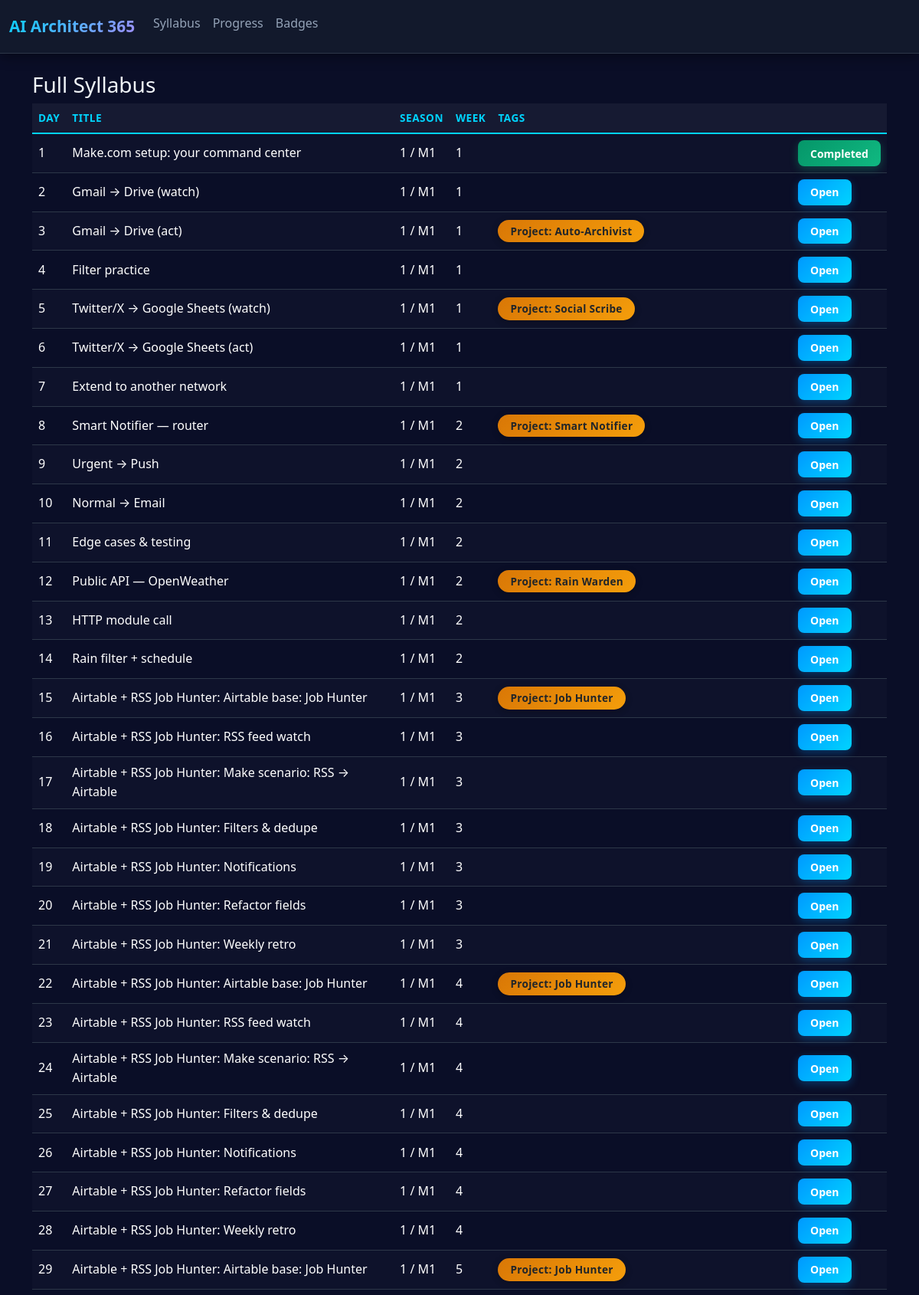
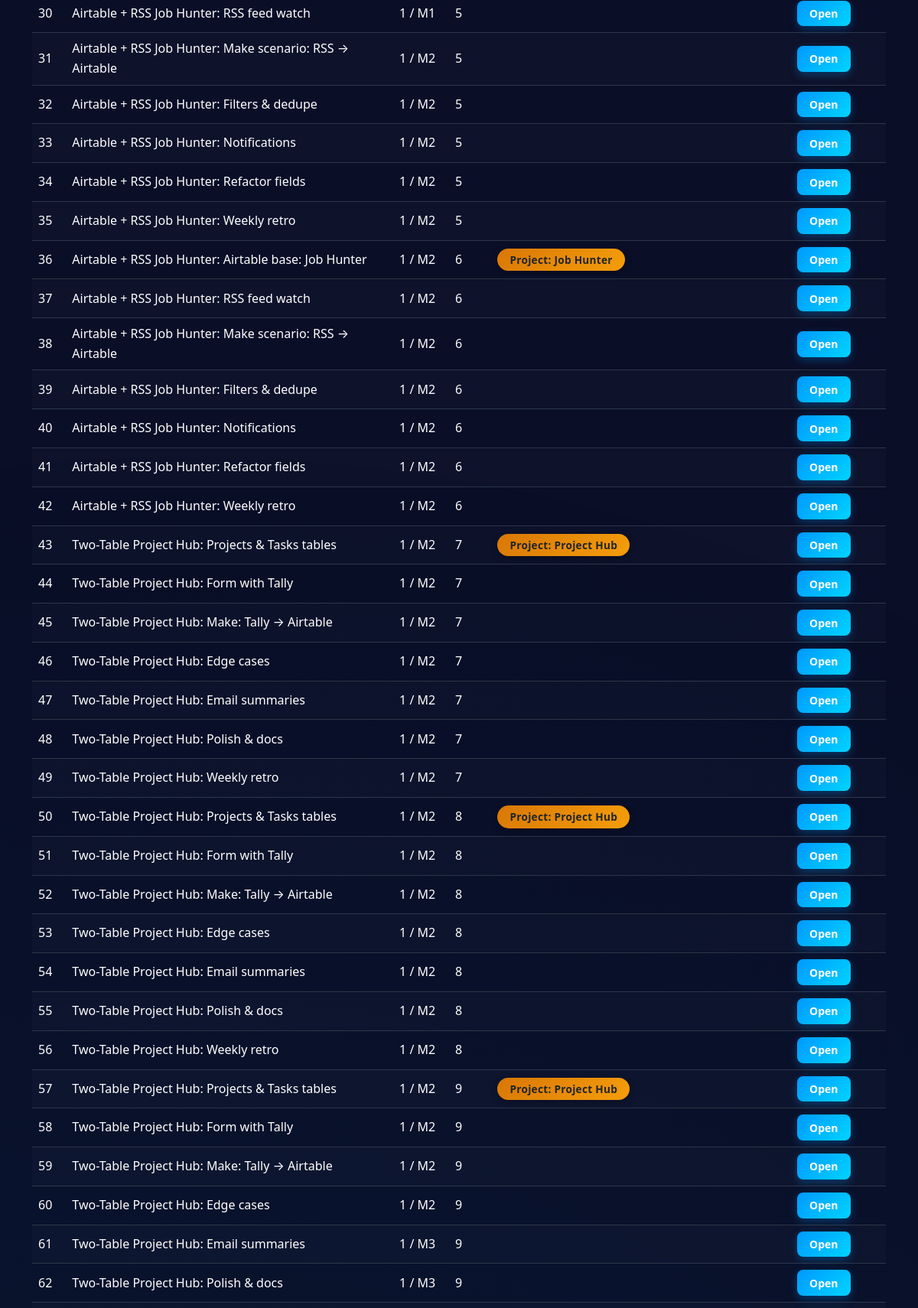
The page /syllabus (upper part) on the database its author committed (2 pictures, top to bottom).
### app.py (models this page shows)
class Progress(db.Model):
    id = db.Column(db.Integer, primary_key=True)
    day_number = db.Column(db.Integer, unique=True, nullable=False)
    done = db.Column(db.Boolean, default=False)
    notes = db.Column(db.Text, default="")
    warmup_done = db.Column(db.Boolean, default=False)
    completed_at = db.Column(db.DateTime, nullable=True)

### app.py (the view)
@app.route('/syllabus')
def syllabus():
    syllabus = load_syllabus()
    progress_map = get_progress_map()
    return render_template('syllabus.html', days=syllabus, progress=progress_map)

### app.py (called while the page is built)
def load_syllabus():
    with open(os.path.join('data', 'syllabus.json')) as f:
        return json.load(f)["days"]

def get_progress_map():
    items = Progress.query.all()
    return {p.day_number: p for p in items}

### templates/syllabus.html (shortened to what this page needs)
{% extends "base.html" %}
{% block content %}
<h3>Full Syllabus</h3>
<table class="table table-dark table-striped align-middle">
  <thead><tr><th>Day</th><th>Title</th><th>Season</th><th>Week</th><th>Tags</th><th></th></tr></thead>
  <tbody>
  {% for d in days %}
    {% set p = progress.get(d.day_number) %}
    <tr>
      <td>{{ d.day_number }}</td>
      <td>{{ d.title }}</td>
      <td>{{ d.season }} / M{{ d.month_in_season }}</td>
      <td>{{ d.week }}</td>
      <td>
        {% if d.project %}<span class="badge bg-warning text-dark">{{ d.project }}</span>{% endif %}
      </td>
      <td>
        <a class="btn btn-sm {% if p and p.done %}btn-success{% else %}btn-primary{% endif %}" href="{{ url_for('day', day_number=d.day_number) }}">
          {% if p and p.done %}Completed{% else %}Open{% endif %}
        </a>
      </td>
    </tr>
  {% endfor %}
  </tbody>
</table>
{% endblock %}

### static/style.css (style rules this page uses)
:root { --bg-primary: #0a0e27; --bg-secondary: #141b2d; --bg-card: linear-gradient(135deg, #1a1f3a 0%, #161b33 100%); --bg-card-hover: linear-gradient(135deg, #1f2545 0%, #1a1f3a 100%); --accent-primary: #00d4ff; --accent-secondary: #0099ff; --accent-tertiary: #00ffaa; --accent-gold: #ffd700; --accent-purple: #a78bfa; --success: #10b981; --warning: #f59e0b; --info: #3b82f6; --danger: #ef4444; --text-primary: #f0f4f8; --text-secondary: #94a3b8; --text-muted: #64748b; --border-color: #2d3748; --shadow-sm: 0 2px 8px rgba(0, 0, 0, 0.3); --shadow-md: 0 4px 16px rgba(0, 0, 0, 0.4); --shadow-lg: 0 8px 32px rgba(0, 0, 0, 0.5); --shadow-glow: 0 0 20px rgba(0, 212, 255, 0.3); }
body { background: var(--bg-primary); color: var(--text-primary); font-family: 'Segoe UI', system-ui, -apple-system, sans-serif; line-height: 1.6; min-height: 100vh; }
body::before { content: ''; position: fixed; top: 0; left: 0; right: 0; bottom: 0; background: radial-gradient(circle at 20% 50%, rgba(0, 212, 255, 0.05) 0%, transparent 50%), radial-gradient(circle at 80% 80%, rgba(167, 139, 250, 0.05) 0%, transparent 50%); pointer-events: none; z-index: -1; }
a { color: var(--accent-primary); text-decoration: none; transition: color 0.3s ease; }
.btn { border-radius: 8px; font-weight: 600; padding: 0.625rem 1.5rem; transition: all 0.3s ease; border: none; position: relative; overflow: hidden; }
.btn-primary { background: linear-gradient(135deg, var(--accent-secondary), var(--accent-primary)); color: white; box-shadow: 0 4px 12px rgba(0, 153, 255, 0.3); }
.btn-success { background: linear-gradient(135deg, #059669, var(--success)); color: white; box-shadow: 0 4px 12px rgba(16, 185, 129, 0.3); }
.btn-sm { padding: 0.4rem 1rem; font-size: 0.875rem; }
.badge { padding: 0.5rem 1rem; border-radius: 20px; font-weight: 600; font-size: 0.85rem; letter-spacing: 0.3px; box-shadow: var(--shadow-sm); }
.bg-warning { background: linear-gradient(135deg, #d97706, var(--warning)) !important; }
.table-dark { --bs-table-bg: transparent; --bs-table-striped-bg: rgba(255, 255, 255, 0.02); --bs-table-hover-bg: rgba(0, 212, 255, 0.05); color: var(--text-primary); }
.table-dark thead th { background: rgba(255, 255, 255, 0.05); color: var(--accent-primary); font-weight: 700; text-transform: uppercase; font-size: 0.85rem; letter-spacing: 0.5px; border-bottom: 2px solid var(--accent-primary); }
.table-dark tbody tr { border-bottom: 1px solid var(--border-color); transition: all 0.3s ease; }
html { scroll-behavior: smooth; }

### rows shown on the page
Progress: day_number "1", title "Make.com setup: your command center", season "1", month_in_season "1", week "1", done "Completed"

### other values the page prints
{{ d.day_number }} "2" "3" "4" "5" "6" "7" "8" "9" "10" "11" "12" "13" "14" "15" "16" "17" "18" "19" "20" "21" "22" "23" "24" "25" "26" "27" "28" "29" "30" "31" "32" "33" "34" "35" "36" "37" "38" "39" "40" "41" "42" "43" "44" "45" "46" "47" "48" "49" "50" "51" "52" "53" "54" "55" "56" "57" "58" "59" "60" "61" "62"
{{ d.title }} "Gmail → Drive (watch)" "Gmail → Drive (act)" "Filter practice" "Twitter/X → Google Sheets (watch)" "Twitter/X → Google Sheets (act)" "Extend to another network" "Smart Notifier — router" "Urgent → Push" "Normal → Email" "Edge cases & testing" "Public API — OpenWeather" "HTTP module call" "Rain filter + schedule" "Airtable + RSS Job Hunter: Airtable base: Job Hunter" "Airtable + RSS Job Hunter: RSS feed watch" "Airtable + RSS Job Hunter: Make scenario: RSS → Airtable" "Airtable + RSS Job Hunter: Filters & dedupe" "Airtable + RSS Job Hunter: Notifications" "Airtable + RSS Job Hunter: Refactor fields" "Airtable + RSS Job Hunter: Weekly retro" "Airtable + RSS Job Hunter: Airtable base: Job Hunter" "Airtable + RSS Job Hunter: RSS feed watch" "Airtable + RSS Job Hunter: Make scenario: RSS → Airtable" "Airtable + RSS Job Hunter: Filters & dedupe" "Airtable + RSS Job Hunter: Notifications" "Airtable + RSS Job Hunter: Refactor fields" "Airtable + RSS Job Hunter: Weekly retro" "Airtable + RSS Job Hunter: Airtable base: Job Hunter" "Airtable + RSS Job Hunter: RSS feed watch" "Airtable + RSS Job Hunter: Make scenario: RSS → Airtable" "Airtable + RSS Job Hunter: Filters & dedupe" "Airtable + RSS Job Hunter: Notifications" "Airtable + RSS Job Hunter: Refactor fields" "Airtable + RSS Job Hunter: Weekly retro" "Airtable + RSS Job Hunter: Airtable base: Job Hunter" "Airtable + RSS Job Hunter: RSS feed watch" "Airtable + RSS Job Hunter: Make scenario: RSS → Airtable" "Airtable + RSS Job Hunter: Filters & dedupe" "Airtable + RSS Job Hunter: Notifications" "Airtable + RSS Job Hunter: Refactor fields" "Airtable + RSS Job Hunter: Weekly retro" "Two-Table Project Hub: Projects & Tasks tables" "Two-Table Project Hub: Form with Tally" "Two-Table Project Hub: Make: Tally → Airtable" "Two-Table Project Hub: Edge cases" "Two-Table Project Hub: Email summaries" "Two-Table Project Hub: Polish & docs" "Two-Table Project Hub: Weekly retro" "Two-Table Project Hub: Projects & Tasks tables" "Two-Table Project Hub: Form with Tally" "Two-Table Project Hub: Make: Tally → Airtable" "Two-Table Project Hub: Edge cases" "Two-Table Project Hub: Email summaries" "Two-Table Project Hub: Polish & docs" "Two-Table Project Hub: Weekly retro" "Two-Table Project Hub: Projects & Tasks tables" "Two-Table Project Hub: Form with Tally" "Two-Table Project Hub: Make: Tally → Airtable" "Two-Table Project Hub: Edge cases" "Two-Table Project Hub: Email summaries" "Two-Table Project Hub: Polish & docs"
{{ d.season }} "1" "1" "1" "1" "1" "1" "1" "1" "1" "1" "1" "1" "1" "1" "1" "1" "1" "1" "1" "1" "1" "1" "1" "1" "1" "1" "1" "1" "1" "1" "1" "1" "1" "1" "1" "1" "1" "1" "1" "1" "1" "1" "1" "1" "1" "1" "1" "1" "1" "1" "1" "1" "1" "1" "1" "1" "1" "1" "1" "1" "1"
{{ d.month_in_season }} "1" "1" "1" "1" "1" "1" "1" "1" "1" "1" "1" "1" "1" "1" "1" "1" "1" "1" "1" "1" "1" "1" "1" "1" "1" "1" "1" "1" "1" "2" "2" "2" "2" "2" "2" "2" "2" "2" "2" "2" "2" "2" "2" "2" "2" "2" "2" "2" "2" "2" "2" "2" "2" "2" "2" "2" "2" "2" "2" "3" "3"
{{ d.week }} "1" "1" "1" "1" "1" "1" "2" "2" "2" "2" "2" "2" "2" "3" "3" "3" "3" "3" "3" "3" "4" "4" "4" "4" "4" "4" "4" "5" "5" "5" "5" "5" "5" "5" "6" "6" "6" "6" "6" "6" "6" "7" "7" "7" "7" "7" "7" "7" "8" "8" "8" "8" "8" "8" "8" "9" "9" "9" "9" "9" "9"
{{ d.project }} "Project: Auto‑Archivist" "Project: Social Scribe" "Project: Smart Notifier" "Project: Rain Warden" "Project: Job Hunter" "Project: Job Hunter" "Project: Job Hunter" "Project: Job Hunter" "Project: Project Hub" "Project: Project Hub" "Project: Project Hub"
